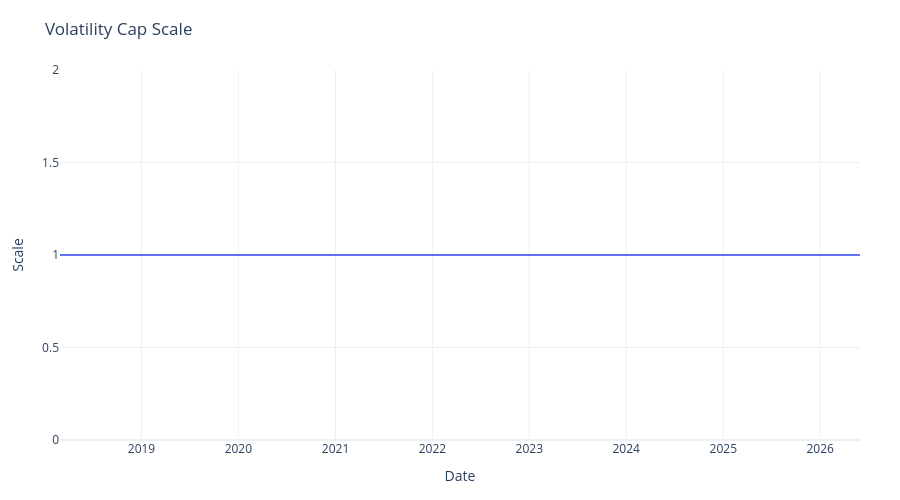

The notebook cell this image was saved under:
### Code cell
vol_cap_diagnostics_traded = vol_cap_diagnostics.reindex(monthly_returns.index).ffill().shift(WEIGHT_LAG_MONTHS)
vol_cap_diagnostics_traded = vol_cap_diagnostics_traded.reindex(strategy_returns.index)

display(vol_cap_diagnostics_traded.describe().T)

fig = go.Figure()
fig.add_trace(
    go.Scatter(
        x=vol_cap_diagnostics_traded.index,
        y=vol_cap_diagnostics_traded["Vol_Cap_Scale"],
        mode="lines",
        name="Volatility Scale",
    )
)

fig.update_layout(
    **default_layout,
    title="Volatility Cap Scale",
    xaxis_title="Date",
    yaxis_title="Scale",
)
fig.show()
